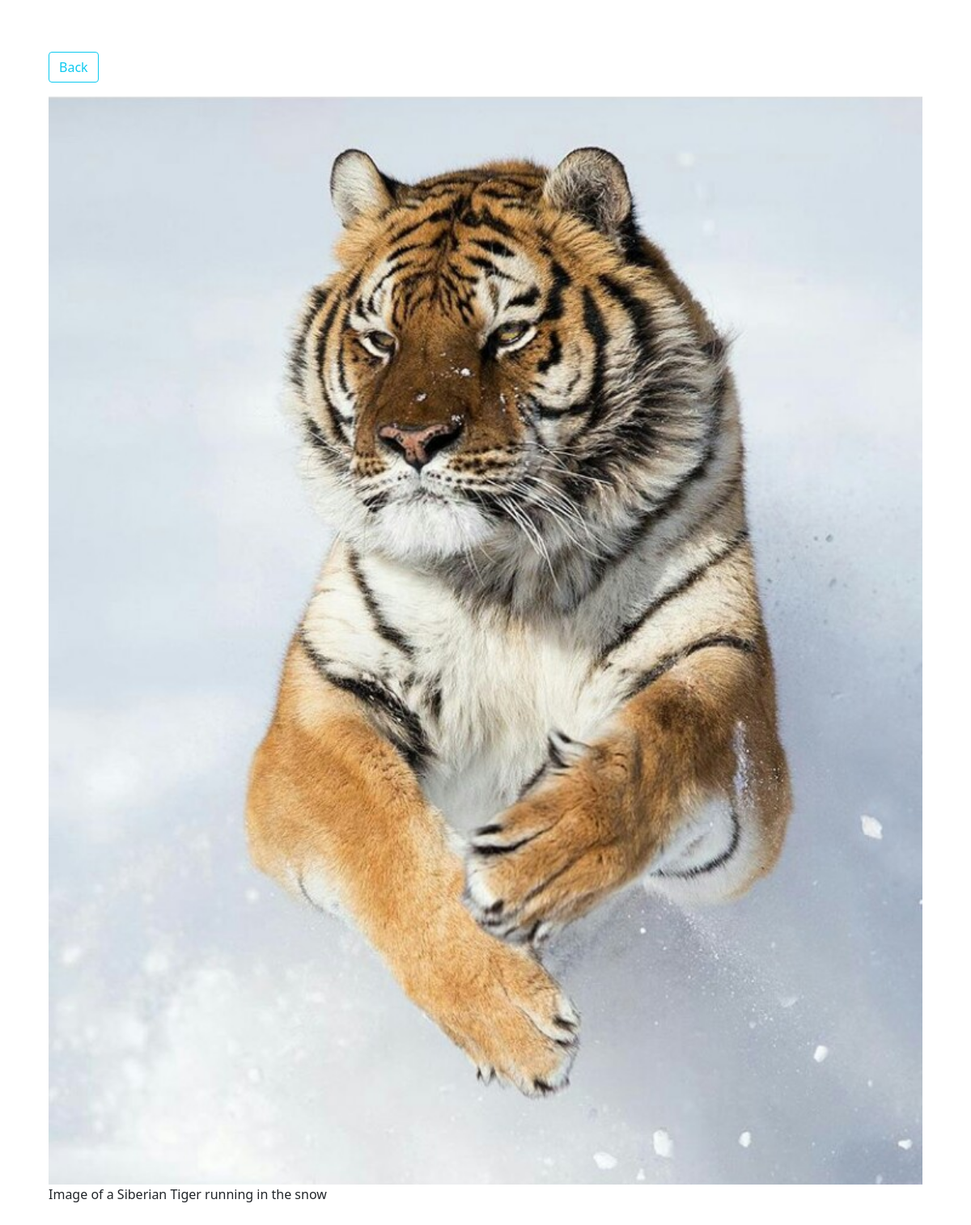
The page /photo/1 on the database its author committed.
### photo/models.py (models this page shows, shortened)
class Photo(models.Model):
    category = models.ForeignKey(Category, on_delete=models.SET_NULL, null=True)
    image = models.ImageField(null=False, blank=False)
    description = models.TextField()
    added = models.DateField(auto_now_add=True)
    slug = models.SlugField(unique=True, max_length=100, blank=True)
    tags = TaggableManager(blank=True)

### photo/views.py (the view)
# urls.py: path('photo/<str:pk>', views.viewPhoto, name='photo', ),
def viewPhoto(request, pk):
    photo = Photo.objects.get(id=pk)
    return render(request, 'photos/photo.html', {'photo': photo})

### templates/photos/photo.html (shortened to what this page needs)
{% load static %}
<!DOCTYPE html>
<html lang="en">
    <head>
        <link href="https://cdn.jsdelivr.net/npm/bootstrap@5.0.0-beta3/dist/css/bootstrap.min.css" rel="stylesheet">
    </head>
    <body class="m-5">
        <div class="container">
            <div class="row justify-content-center">
                <div class="col">
                    <a href="{% url 'gallery' %}" class="btn btn-outline-info my-3" > Back </a>
                    <div class="inImg">
                        <img class="h-100 w-100" src="{{ photo.image.url }}">
                        <p class="card-title">{{ photo.description }}</p>
                    </div>
                </div>
            </div>
        </div>
    </body>
</html>

### rows shown on the page
Photo: image (picture), description "Image of a Siberian Tiger running in the snow"
